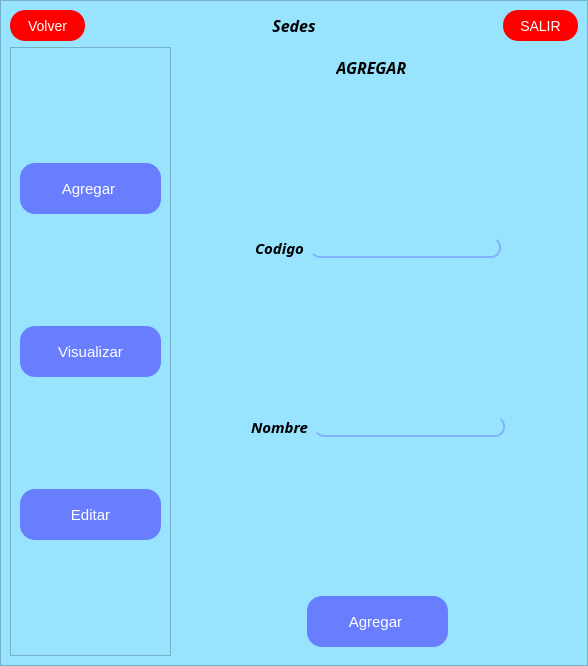
<?xml version="1.0" encoding="UTF-8"?>
<ui version="4.0">
 <class>MainWindow</class>
 <widget class="QMainWindow" name="MainWindow">
  <property name="geometry">
   <rect>
    <x>0</x>
    <y>0</y>
    <width>588</width>
    <height>666</height>
   </rect>
  </property>
  <property name="windowTitle">
   <string>MainWindow</string>
  </property>
  <widget class="QWidget" name="centralwidget">
   <layout class="QVBoxLayout" name="verticalLayout">
    <property name="leftMargin">
     <number>0</number>
    </property>
    <property name="topMargin">
     <number>0</number>
    </property>
    <property name="rightMargin">
     <number>0</number>
    </property>
    <property name="bottomMargin">
     <number>0</number>
    </property>
    <item>
     <widget class="QFrame" name="frame">
      <property name="styleSheet">
       <string notr="true">background-color:rgb(152, 228, 255);</string>
      </property>
      <property name="frameShape">
       <enum>QFrame::StyledPanel</enum>
      </property>
      <property name="frameShadow">
       <enum>QFrame::Raised</enum>
      </property>
      <layout class="QVBoxLayout" name="verticalLayout_10">
       <item>
        <layout class="QHBoxLayout" name="horizontalLayout_8">
         <item>
          <widget class="QPushButton" name="bt_back">
           <property name="minimumSize">
            <size>
             <width>75</width>
             <height>31</height>
            </size>
           </property>
           <property name="maximumSize">
            <size>
             <width>75</width>
             <height>31</height>
            </size>
           </property>
           <property name="styleSheet">
            <string notr="true">background-color:red;
color:white;
font-size:14px;
border-radius:15px;</string>
           </property>
           <property name="text">
            <string>Volver</string>
           </property>
          </widget>
         </item>
         <item>
          <spacer name="horizontalSpacer_14">
           <property name="orientation">
            <enum>Qt::Horizontal</enum>
           </property>
           <property name="sizeHint" stdset="0">
            <size>
             <width>40</width>
             <height>20</height>
            </size>
           </property>
          </spacer>
         </item>
         <item>
          <widget class="QLabel" name="label">
           <property name="font">
            <font>
             <family>Hack Nerd Font Mono</family>
             <pointsize>12</pointsize>
             <weight>75</weight>
             <italic>true</italic>
             <bold>true</bold>
            </font>
           </property>
           <property name="text">
            <string>Sedes</string>
           </property>
           <property name="alignment">
            <set>Qt::AlignCenter</set>
           </property>
          </widget>
         </item>
         <item>
          <spacer name="horizontalSpacer_15">
           <property name="orientation">
            <enum>Qt::Horizontal</enum>
           </property>
           <property name="sizeHint" stdset="0">
            <size>
             <width>40</width>
             <height>20</height>
            </size>
           </property>
          </spacer>
         </item>
         <item>
          <widget class="QPushButton" name="bt_salir">
           <property name="minimumSize">
            <size>
             <width>75</width>
             <height>31</height>
            </size>
           </property>
           <property name="maximumSize">
            <size>
             <width>75</width>
             <height>31</height>
            </size>
           </property>
           <property name="styleSheet">
            <string notr="true">background-color:red;
color:white;
font-size:14px;
border-radius:15px;</string>
           </property>
           <property name="text">
            <string>SALIR</string>
           </property>
          </widget>
         </item>
        </layout>
       </item>
       <item>
        <layout class="QHBoxLayout" name="horizontalLayout_14">
         <item>
          <widget class="QFrame" name="frame_2">
           <property name="frameShape">
            <enum>QFrame::StyledPanel</enum>
           </property>
           <property name="frameShadow">
            <enum>QFrame::Raised</enum>
           </property>
           <layout class="QVBoxLayout" name="verticalLayout_5">
            <item>
             <layout class="QVBoxLayout" name="verticalLayout_4">
              <item>
               <spacer name="verticalSpacer_2">
                <property name="orientation">
                 <enum>Qt::Vertical</enum>
                </property>
                <property name="sizeHint" stdset="0">
                 <size>
                  <width>20</width>
                  <height>40</height>
                 </size>
                </property>
               </spacer>
              </item>
              <item>
               <widget class="QPushButton" name="bt_agg">
                <property name="minimumSize">
                 <size>
                  <width>141</width>
                  <height>51</height>
                 </size>
                </property>
                <property name="maximumSize">
                 <size>
                  <width>141</width>
                  <height>51</height>
                 </size>
                </property>
                <property name="styleSheet">
                 <string notr="true">border-radius:15px;
color:white;
font-size:15px;
background-color: rgb(104, 126, 255);</string>
                </property>
                <property name="text">
                 <string>Agregar </string>
                </property>
                <property name="iconSize">
                 <size>
                  <width>20</width>
                  <height>20</height>
                 </size>
                </property>
               </widget>
              </item>
              <item>
               <spacer name="verticalSpacer">
                <property name="orientation">
                 <enum>Qt::Vertical</enum>
                </property>
                <property name="sizeHint" stdset="0">
                 <size>
                  <width>20</width>
                  <height>40</height>
                 </size>
                </property>
               </spacer>
              </item>
              <item>
               <widget class="QPushButton" name="bt_view">
                <property name="minimumSize">
                 <size>
                  <width>141</width>
                  <height>51</height>
                 </size>
                </property>
                <property name="maximumSize">
                 <size>
                  <width>141</width>
                  <height>51</height>
                 </size>
                </property>
                <property name="styleSheet">
                 <string notr="true">border-radius:15px;
color:white;
font-size:15px;
background-color: rgb(104, 126, 255);</string>
                </property>
                <property name="text">
                 <string>Visualizar</string>
                </property>
                <property name="iconSize">
                 <size>
                  <width>20</width>
                  <height>20</height>
                 </size>
                </property>
               </widget>
              </item>
              <item>
               <spacer name="verticalSpacer_3">
                <property name="orientation">
                 <enum>Qt::Vertical</enum>
                </property>
                <property name="sizeHint" stdset="0">
                 <size>
                  <width>20</width>
                  <height>40</height>
                 </size>
                </property>
               </spacer>
              </item>
              <item>
               <widget class="QPushButton" name="bt_edit">
                <property name="minimumSize">
                 <size>
                  <width>141</width>
                  <height>51</height>
                 </size>
                </property>
                <property name="maximumSize">
                 <size>
                  <width>141</width>
                  <height>51</height>
                 </size>
                </property>
                <property name="styleSheet">
                 <string notr="true">border-radius:15px;
color:white;
font-size:15px;
background-color: rgb(104, 126, 255);</string>
                </property>
                <property name="text">
                 <string>Editar</string>
                </property>
                <property name="iconSize">
                 <size>
                  <width>20</width>
                  <height>20</height>
                 </size>
                </property>
               </widget>
              </item>
              <item>
               <spacer name="verticalSpacer_12">
                <property name="orientation">
                 <enum>Qt::Vertical</enum>
                </property>
                <property name="sizeHint" stdset="0">
                 <size>
                  <width>20</width>
                  <height>40</height>
                 </size>
                </property>
               </spacer>
              </item>
             </layout>
            </item>
           </layout>
          </widget>
         </item>
         <item>
          <widget class="QStackedWidget" name="stackedWidget">
           <property name="currentIndex">
            <number>0</number>
           </property>
           <widget class="QWidget" name="page_agg">
            <layout class="QVBoxLayout" name="verticalLayout_7">
             <item>
              <layout class="QVBoxLayout" name="verticalLayout_6">
               <item>
                <layout class="QHBoxLayout" name="horizontalLayout_6">
                 <item>
                  <spacer name="horizontalSpacer_6">
                   <property name="orientation">
                    <enum>Qt::Horizontal</enum>
                   </property>
                   <property name="sizeHint" stdset="0">
                    <size>
                     <width>40</width>
                     <height>20</height>
                    </size>
                   </property>
                  </spacer>
                 </item>
                 <item>
                  <widget class="QLabel" name="label_2">
                   <property name="font">
                    <font>
                     <family>Hack Nerd Font Mono</family>
                     <pointsize>12</pointsize>
                     <weight>75</weight>
                     <italic>true</italic>
                     <bold>true</bold>
                    </font>
                   </property>
                   <property name="text">
                    <string>AGREGAR   </string>
                   </property>
                   <property name="alignment">
                    <set>Qt::AlignCenter</set>
                   </property>
                  </widget>
                 </item>
                 <item>
                  <spacer name="horizontalSpacer_5">
                   <property name="orientation">
                    <enum>Qt::Horizontal</enum>
                   </property>
                   <property name="sizeHint" stdset="0">
                    <size>
                     <width>40</width>
                     <height>20</height>
                    </size>
                   </property>
                  </spacer>
                 </item>
                </layout>
               </item>
               <item>
                <spacer name="verticalSpacer_4">
                 <property name="orientation">
                  <enum>Qt::Vertical</enum>
                 </property>
                 <property name="sizeHint" stdset="0">
                  <size>
                   <width>20</width>
                   <height>17</height>
                  </size>
                 </property>
                </spacer>
               </item>
               <item>
                <layout class="QHBoxLayout" name="horizontalLayout_4">
                 <item>
                  <spacer name="horizontalSpacer_10">
                   <property name="orientation">
                    <enum>Qt::Horizontal</enum>
                   </property>
                   <property name="sizeHint" stdset="0">
                    <size>
                     <width>40</width>
                     <height>20</height>
                    </size>
                   </property>
                  </spacer>
                 </item>
                 <item>
                  <widget class="QLabel" name="label_5">
                   <property name="font">
                    <font>
                     <family>Hack Nerd Font Mono</family>
                     <pointsize>-1</pointsize>
                     <weight>75</weight>
                     <italic>true</italic>
                     <bold>true</bold>
                    </font>
                   </property>
                   <property name="styleSheet">
                    <string notr="true">font-size:15px;</string>
                   </property>
                   <property name="text">
                    <string>Codigo</string>
                   </property>
                  </widget>
                 </item>
                 <item>
                  <widget class="QLineEdit" name="txt_code">
                   <property name="minimumSize">
                    <size>
                     <width>191</width>
                     <height>21</height>
                    </size>
                   </property>
                   <property name="maximumSize">
                    <size>
                     <width>191</width>
                     <height>21</height>
                    </size>
                   </property>
                   <property name="styleSheet">
                    <string notr="true">border:none;
border-bottom: 2px solid rgb(128, 179, 255);
border-right:2px solid rgb(128, 179, 255);
border-radius:10px;
font-size:14px;</string>
                   </property>
                   <property name="alignment">
                    <set>Qt::AlignCenter</set>
                   </property>
                  </widget>
                 </item>
                 <item>
                  <spacer name="horizontalSpacer_9">
                   <property name="orientation">
                    <enum>Qt::Horizontal</enum>
                   </property>
                   <property name="sizeHint" stdset="0">
                    <size>
                     <width>40</width>
                     <height>20</height>
                    </size>
                   </property>
                  </spacer>
                 </item>
                </layout>
               </item>
               <item>
                <spacer name="verticalSpacer_5">
                 <property name="orientation">
                  <enum>Qt::Vertical</enum>
                 </property>
                 <property name="sizeHint" stdset="0">
                  <size>
                   <width>28</width>
                   <height>17</height>
                  </size>
                 </property>
                </spacer>
               </item>
               <item>
                <layout class="QHBoxLayout" name="horizontalLayout_5">
                 <item>
                  <spacer name="horizontalSpacer_11">
                   <property name="orientation">
                    <enum>Qt::Horizontal</enum>
                   </property>
                   <property name="sizeHint" stdset="0">
                    <size>
                     <width>40</width>
                     <height>20</height>
                    </size>
                   </property>
                  </spacer>
                 </item>
                 <item>
                  <widget class="QLabel" name="label_6">
                   <property name="font">
                    <font>
                     <family>Hack Nerd Font Mono</family>
                     <pointsize>-1</pointsize>
                     <weight>75</weight>
                     <italic>true</italic>
                     <bold>true</bold>
                    </font>
                   </property>
                   <property name="styleSheet">
                    <string notr="true">font-size:15px;</string>
                   </property>
                   <property name="text">
                    <string>Nombre</string>
                   </property>
                  </widget>
                 </item>
                 <item>
                  <widget class="QLineEdit" name="txt_name">
                   <property name="minimumSize">
                    <size>
                     <width>191</width>
                     <height>21</height>
                    </size>
                   </property>
                   <property name="maximumSize">
                    <size>
                     <width>191</width>
                     <height>21</height>
                    </size>
                   </property>
                   <property name="styleSheet">
                    <string notr="true">border:none;
border-bottom: 2px solid rgb(128, 179, 255);
border-right:2px solid rgb(128, 179, 255);
border-radius:10px;
font-size:14px;</string>
                   </property>
                   <property name="alignment">
                    <set>Qt::AlignCenter</set>
                   </property>
                  </widget>
                 </item>
                 <item>
                  <spacer name="horizontalSpacer_8">
                   <property name="orientation">
                    <enum>Qt::Horizontal</enum>
                   </property>
                   <property name="sizeHint" stdset="0">
                    <size>
                     <width>40</width>
                     <height>20</height>
                    </size>
                   </property>
                  </spacer>
                 </item>
                </layout>
               </item>
               <item>
                <spacer name="verticalSpacer_6">
                 <property name="orientation">
                  <enum>Qt::Vertical</enum>
                 </property>
                 <property name="sizeHint" stdset="0">
                  <size>
                   <width>28</width>
                   <height>17</height>
                  </size>
                 </property>
                </spacer>
               </item>
               <item>
                <layout class="QHBoxLayout" name="horizontalLayout_3">
                 <item>
                  <spacer name="horizontalSpacer_4">
                   <property name="orientation">
                    <enum>Qt::Horizontal</enum>
                   </property>
                   <property name="sizeHint" stdset="0">
                    <size>
                     <width>40</width>
                     <height>20</height>
                    </size>
                   </property>
                  </spacer>
                 </item>
                 <item>
                  <widget class="QPushButton" name="bt_agg_2">
                   <property name="minimumSize">
                    <size>
                     <width>141</width>
                     <height>51</height>
                    </size>
                   </property>
                   <property name="maximumSize">
                    <size>
                     <width>141</width>
                     <height>51</height>
                    </size>
                   </property>
                   <property name="styleSheet">
                    <string notr="true">border-radius:15px;
color:white;
font-size:15px;
background-color: rgb(104, 126, 255);</string>
                   </property>
                   <property name="text">
                    <string>Agregar </string>
                   </property>
                   <property name="iconSize">
                    <size>
                     <width>20</width>
                     <height>20</height>
                    </size>
                   </property>
                  </widget>
                 </item>
                 <item>
                  <spacer name="horizontalSpacer_7">
                   <property name="orientation">
                    <enum>Qt::Horizontal</enum>
                   </property>
                   <property name="sizeHint" stdset="0">
                    <size>
                     <width>40</width>
                     <height>20</height>
                    </size>
                   </property>
                  </spacer>
                 </item>
                </layout>
               </item>
              </layout>
             </item>
            </layout>
           </widget>
           <widget class="QWidget" name="page_edit">
            <layout class="QVBoxLayout" name="verticalLayout_9">
             <item>
              <layout class="QVBoxLayout" name="verticalLayout_8">
               <item>
                <widget class="QLabel" name="label_3">
                 <property name="font">
                  <font>
                   <family>Hack Nerd Font Mono</family>
                   <pointsize>12</pointsize>
                   <weight>75</weight>
                   <italic>true</italic>
                   <bold>true</bold>
                  </font>
                 </property>
                 <property name="text">
                  <string>EDITAR</string>
                 </property>
                 <property name="alignment">
                  <set>Qt::AlignCenter</set>
                 </property>
                </widget>
               </item>
               <item>
                <spacer name="verticalSpacer_11">
                 <property name="orientation">
                  <enum>Qt::Vertical</enum>
                 </property>
                 <property name="sizeHint" stdset="0">
                  <size>
                   <width>20</width>
                   <height>40</height>
                  </size>
                 </property>
                </spacer>
               </item>
               <item>
                <layout class="QHBoxLayout" name="horizontalLayout_9">
                 <item>
                  <spacer name="horizontalSpacer_16">
                   <property name="orientation">
                    <enum>Qt::Horizontal</enum>
                   </property>
                   <property name="sizeHint" stdset="0">
                    <size>
                     <width>28</width>
                     <height>20</height>
                    </size>
                   </property>
                  </spacer>
                 </item>
                 <item>
                  <widget class="QLineEdit" name="ln_busqueda">
                   <property name="minimumSize">
                    <size>
                     <width>311</width>
                     <height>21</height>
                    </size>
                   </property>
                   <property name="maximumSize">
                    <size>
                     <width>311</width>
                     <height>21</height>
                    </size>
                   </property>
                   <property name="styleSheet">
                    <string notr="true">border:none;
border-bottom:2px solid rgb(128, 179, 255);</string>
                   </property>
                  </widget>
                 </item>
                 <item>
                  <widget class="QPushButton" name="bt_search">
                   <property name="styleSheet">
                    <string notr="true">border:none;</string>
                   </property>
                   <property name="text">
                    <string/>
                   </property>
                   <property name="icon">
                    <iconset>
                     <normaloff>imagenes/search.png</normaloff>imagenes/search.png</iconset>
                   </property>
                   <property name="iconSize">
                    <size>
                     <width>20</width>
                     <height>20</height>
                    </size>
                   </property>
                  </widget>
                 </item>
                 <item>
                  <spacer name="horizontalSpacer_17">
                   <property name="orientation">
                    <enum>Qt::Horizontal</enum>
                   </property>
                   <property name="sizeHint" stdset="0">
                    <size>
                     <width>40</width>
                     <height>20</height>
                    </size>
                   </property>
                  </spacer>
                 </item>
                </layout>
               </item>
               <item>
                <spacer name="verticalSpacer_7">
                 <property name="orientation">
                  <enum>Qt::Vertical</enum>
                 </property>
                 <property name="sizeHint" stdset="0">
                  <size>
                   <width>20</width>
                   <height>40</height>
                  </size>
                 </property>
                </spacer>
               </item>
               <item>
                <layout class="QHBoxLayout" name="horizontalLayout_13">
                 <item>
                  <spacer name="horizontalSpacer_23">
                   <property name="orientation">
                    <enum>Qt::Horizontal</enum>
                   </property>
                   <property name="sizeHint" stdset="0">
                    <size>
                     <width>40</width>
                     <height>20</height>
                    </size>
                   </property>
                  </spacer>
                 </item>
                 <item>
                  <widget class="QLabel" name="label_9">
                   <property name="font">
                    <font>
                     <family>Hack Nerd Font Mono</family>
                     <pointsize>-1</pointsize>
                     <weight>75</weight>
                     <italic>true</italic>
                     <bold>true</bold>
                    </font>
                   </property>
                   <property name="styleSheet">
                    <string notr="true">font-size:15px;</string>
                   </property>
                   <property name="text">
                    <string>&lt;html&gt;&lt;head/&gt;&lt;body&gt;&lt;p&gt;Codigo&lt;/p&gt;&lt;/body&gt;&lt;/html&gt;</string>
                   </property>
                  </widget>
                 </item>
                 <item>
                  <widget class="QLineEdit" name="txt_name_2">
                   <property name="styleSheet">
                    <string notr="true">border:none;
border-bottom: 2px solid rgb(128, 179, 255);
border-right:2px solid rgb(128, 179, 255);
border-radius:10px;
font-size:14px;</string>
                   </property>
                   <property name="alignment">
                    <set>Qt::AlignCenter</set>
                   </property>
                  </widget>
                 </item>
                 <item>
                  <spacer name="horizontalSpacer_22">
                   <property name="orientation">
                    <enum>Qt::Horizontal</enum>
                   </property>
                   <property name="sizeHint" stdset="0">
                    <size>
                     <width>40</width>
                     <height>20</height>
                    </size>
                   </property>
                  </spacer>
                 </item>
                </layout>
               </item>
               <item>
                <spacer name="verticalSpacer_8">
                 <property name="orientation">
                  <enum>Qt::Vertical</enum>
                 </property>
                 <property name="sizeHint" stdset="0">
                  <size>
                   <width>20</width>
                   <height>40</height>
                  </size>
                 </property>
                </spacer>
               </item>
               <item>
                <layout class="QHBoxLayout" name="horizontalLayout_12">
                 <item>
                  <spacer name="horizontalSpacer_26">
                   <property name="orientation">
                    <enum>Qt::Horizontal</enum>
                   </property>
                   <property name="sizeHint" stdset="0">
                    <size>
                     <width>40</width>
                     <height>20</height>
                    </size>
                   </property>
                  </spacer>
                 </item>
                 <item>
                  <widget class="QLabel" name="label_10">
                   <property name="font">
                    <font>
                     <family>Hack Nerd Font Mono</family>
                     <pointsize>-1</pointsize>
                     <weight>75</weight>
                     <italic>true</italic>
                     <bold>true</bold>
                    </font>
                   </property>
                   <property name="styleSheet">
                    <string notr="true">font-size:15px;</string>
                   </property>
                   <property name="text">
                    <string>Nombre</string>
                   </property>
                  </widget>
                 </item>
                 <item>
                  <widget class="QLineEdit" name="txt_apell_2">
                   <property name="styleSheet">
                    <string notr="true">border:none;
border-bottom: 2px solid rgb(128, 179, 255);
border-right:2px solid rgb(128, 179, 255);
border-radius:10px;
font-size:14px;</string>
                   </property>
                   <property name="alignment">
                    <set>Qt::AlignCenter</set>
                   </property>
                  </widget>
                 </item>
                 <item>
                  <spacer name="horizontalSpacer_24">
                   <property name="orientation">
                    <enum>Qt::Horizontal</enum>
                   </property>
                   <property name="sizeHint" stdset="0">
                    <size>
                     <width>40</width>
                     <height>20</height>
                    </size>
                   </property>
                  </spacer>
                 </item>
                </layout>
               </item>
               <item>
                <spacer name="verticalSpacer_10">
                 <property name="orientation">
                  <enum>Qt::Vertical</enum>
                 </property>
                 <property name="sizeHint" stdset="0">
                  <size>
                   <width>20</width>
                   <height>40</height>
                  </size>
                 </property>
                </spacer>
               </item>
               <item>
                <layout class="QHBoxLayout" name="horizontalLayout_10">
                 <item>
                  <spacer name="horizontalSpacer_21">
                   <property name="orientation">
                    <enum>Qt::Horizontal</enum>
                   </property>
                   <property name="sizeHint" stdset="0">
                    <size>
                     <width>28</width>
                     <height>20</height>
                    </size>
                   </property>
                  </spacer>
                 </item>
                 <item>
                  <widget class="QPushButton" name="bt_edit_2">
                   <property name="minimumSize">
                    <size>
                     <width>91</width>
                     <height>41</height>
                    </size>
                   </property>
                   <property name="maximumSize">
                    <size>
                     <width>91</width>
                     <height>41</height>
                    </size>
                   </property>
                   <property name="styleSheet">
                    <string notr="true">border-radius:15px;
color:white;
font-size:15px;
background-color: rgb(104, 126, 255);</string>
                   </property>
                   <property name="text">
                    <string>Modificar</string>
                   </property>
                   <property name="iconSize">
                    <size>
                     <width>20</width>
                     <height>20</height>
                    </size>
                   </property>
                  </widget>
                 </item>
                 <item>
                  <spacer name="horizontalSpacer_19">
                   <property name="orientation">
                    <enum>Qt::Horizontal</enum>
                   </property>
                   <property name="sizeHint" stdset="0">
                    <size>
                     <width>28</width>
                     <height>20</height>
                    </size>
                   </property>
                  </spacer>
                 </item>
                 <item>
                  <widget class="QPushButton" name="bt_delete">
                   <property name="minimumSize">
                    <size>
                     <width>91</width>
                     <height>41</height>
                    </size>
                   </property>
                   <property name="maximumSize">
                    <size>
                     <width>91</width>
                     <height>41</height>
                    </size>
                   </property>
                   <property name="styleSheet">
                    <string notr="true">border-radius:15px;
color:white;
font-size:15px;
background-color: rgb(104, 126, 255);</string>
                   </property>
                   <property name="text">
                    <string>Eliminar</string>
                   </property>
                   <property name="iconSize">
                    <size>
                     <width>20</width>
                     <height>20</height>
                    </size>
                   </property>
                  </widget>
                 </item>
                 <item>
                  <spacer name="horizontalSpacer_18">
                   <property name="orientation">
                    <enum>Qt::Horizontal</enum>
                   </property>
                   <property name="sizeHint" stdset="0">
                    <size>
                     <width>40</width>
                     <height>20</height>
                    </size>
                   </property>
                  </spacer>
                 </item>
                 <item>
                  <widget class="QPushButton" name="bt_clear">
                   <property name="minimumSize">
                    <size>
                     <width>91</width>
                     <height>41</height>
                    </size>
                   </property>
                   <property name="maximumSize">
                    <size>
                     <width>91</width>
                     <height>41</height>
                    </size>
                   </property>
                   <property name="styleSheet">
                    <string notr="true">border-radius:15px;
color:white;
font-size:15px;
background-color: rgb(104, 126, 255);</string>
                   </property>
                   <property name="text">
                    <string>Limpiar</string>
                   </property>
                   <property name="iconSize">
                    <size>
                     <width>20</width>
                     <height>20</height>
                    </size>
                   </property>
                  </widget>
                 </item>
                 <item>
                  <spacer name="horizontalSpacer_20">
                   <property name="orientation">
                    <enum>Qt::Horizontal</enum>
                   </property>
                   <property name="sizeHint" stdset="0">
                    <size>
                     <width>40</width>
                     <height>20</height>
                    </size>
                   </property>
                  </spacer>
                 </item>
                </layout>
               </item>
              </layout>
             </item>
            </layout>
           </widget>
           <widget class="QWidget" name="page_view">
            <layout class="QVBoxLayout" name="verticalLayout_3">
             <item>
              <layout class="QVBoxLayout" name="verticalLayout_2">
               <item>
                <layout class="QHBoxLayout" name="horizontalLayout_2">
                 <item>
                  <spacer name="horizontalSpacer_2">
                   <property name="orientation">
                    <enum>Qt::Horizontal</enum>
                   </property>
                   <property name="sizeHint" stdset="0">
                    <size>
                     <width>40</width>
                     <height>20</height>
                    </size>
                   </property>
                  </spacer>
                 </item>
                 <item>
                  <widget class="QLabel" name="label_4">
                   <property name="font">
                    <font>
                     <family>Hack Nerd Font Mono</family>
                     <pointsize>12</pointsize>
                     <weight>75</weight>
                     <italic>true</italic>
                     <bold>true</bold>
                    </font>
                   </property>
                   <property name="text">
                    <string>VISUALIZAR</string>
                   </property>
                   <property name="alignment">
                    <set>Qt::AlignCenter</set>
                   </property>
                  </widget>
                 </item>
                 <item>
                  <spacer name="horizontalSpacer_3">
                   <property name="orientation">
                    <enum>Qt::Horizontal</enum>
                   </property>
                   <property name="sizeHint" stdset="0">
                    <size>
                     <width>40</width>
                     <height>20</height>
                    </size>
                   </property>
                  </spacer>
                 </item>
                </layout>
               </item>
               <item>
                <widget class="QTableWidget" name="tableWidget">
                 <property name="styleSheet">
                  <string notr="true">background-color:rgb(152, 228, 255);
font-size:14px;</string>
                 </property>
                 <attribute name="horizontalHeaderStretchLastSection">
                  <bool>true</bool>
                 </attribute>
                 <column>
                  <property name="text">
                   <string>Codigo</string>
                  </property>
                 </column>
                 <column>
                  <property name="text">
                   <string>Nombre</string>
                  </property>
                 </column>
                </widget>
               </item>
               <item>
                <layout class="QHBoxLayout" name="horizontalLayout">
                 <item>
                  <spacer name="horizontalSpacer">
                   <property name="minimumSize">
                    <size>
                     <width>141</width>
                     <height>51</height>
                    </size>
                   </property>
                   <property name="orientation">
                    <enum>Qt::Horizontal</enum>
                   </property>
                   <property name="sizeHint" stdset="0">
                    <size>
                     <width>138</width>
                     <height>48</height>
                    </size>
                   </property>
                  </spacer>
                 </item>
                 <item>
                  <widget class="QPushButton" name="bt_act">
                   <property name="minimumSize">
                    <size>
                     <width>141</width>
                     <height>51</height>
                    </size>
                   </property>
                   <property name="maximumSize">
                    <size>
                     <width>141</width>
                     <height>51</height>
                    </size>
                   </property>
                   <property name="styleSheet">
                    <string notr="true">border-radius:15px;
color:white;
font-size:15px;
background-color: rgb(104, 126, 255);</string>
                   </property>
                   <property name="text">
                    <string>Actualizar</string>
                   </property>
                   <property name="iconSize">
                    <size>
                     <width>20</width>
                     <height>20</height>
                    </size>
                   </property>
                  </widget>
                 </item>
                </layout>
               </item>
              </layout>
             </item>
            </layout>
           </widget>
          </widget>
         </item>
        </layout>
       </item>
      </layout>
     </widget>
    </item>
   </layout>
  </widget>
 </widget>
 <resources/>
 <connections/>
</ui>
